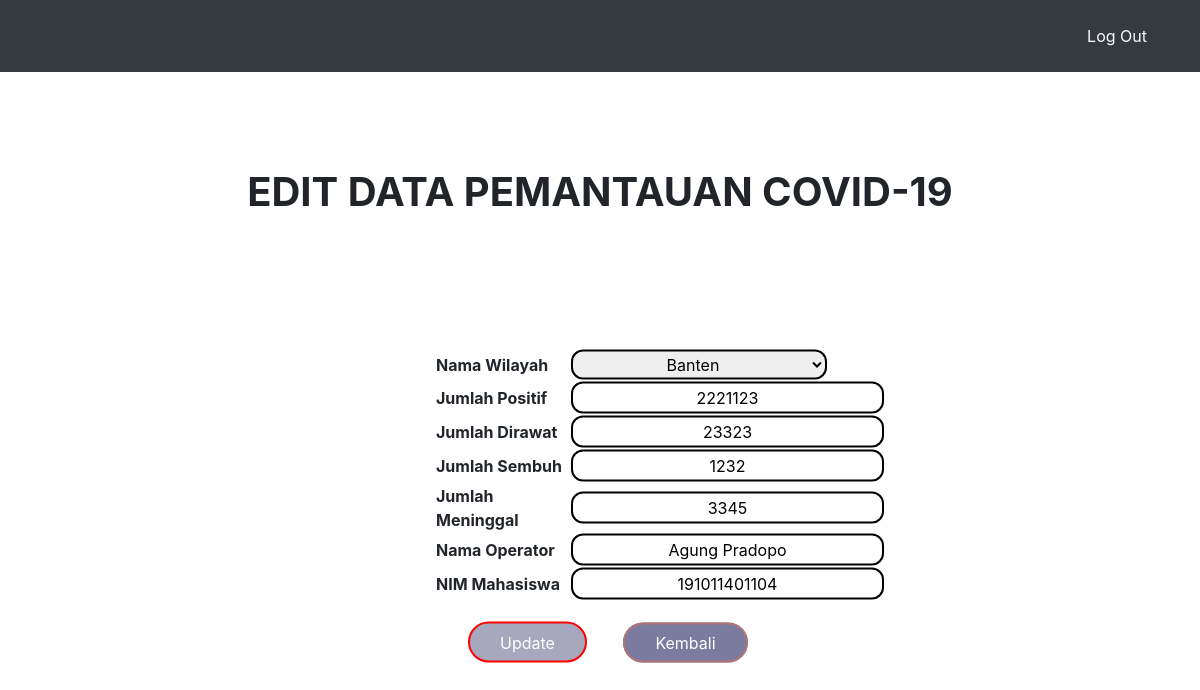
/editform.php?id=5, run on the app's committed database.
### tables this page shows
CREATE TABLE `data` (
  `id` int(11) NOT NULL,
  `nama_wilayah` varchar(200) NOT NULL,
  `jumlah_positif` int(11) NOT NULL,
  `jumlah_dirawat` int(11) NOT NULL,
  `jumlah_sembuh` int(11) NOT NULL,
  `jumlah_meninggal` int(11) NOT NULL,
  `nama_operator` varchar(200) NOT NULL,
  `nim_mahasiswa` bigint(20) NOT NULL
);

### editform.php (the view, shortened to what this page needs)
<?php
$id = $_GET['id'];
include('koneksi.php');
$query = "SELECT * FROM data WHERE id='$id'";
$result = mysqli_query($con, $query);
?>
<!DOCTYPE html>
<html lang="en">
<head>
<link rel="stylesheet" href="https://stackpath.bootstrapcdn.com/bootstrap/4.1.3/css/bootstrap.min.css">
 <link rel="stylesheet" href="style.css">
</head>
<body>
<nav class='navbar navbar-expand-lg navbar-dark bg-dark text-light '>
    <div class="container">
        <ul class="navbar-nav ml-auto pt-2 pb-2">
            <li class="nav-item ml-4">
                <a href="logout.php" class="nav-link text-light"> Log Out </a>
            </li>
        </ul>
    </div>
</nav>
<div class="" style="height:90vh">
  <div class="container">
    <h1 align="center"><b><br><br>EDIT DATA PEMANTAUAN COVID-19</b></h1>
        <div class="content">
        <form method="get" action="edit.php">
        	<?php
			 while ($row = mysqli_fetch_assoc($result)) {
                $wilayah = $row['nama_wilayah'];
 			?>
        <table><br><br><br>
            <tr><td><b> Nama Wilayah </b></td><td>
                <select name="nama_wilayah" value="<?php echo $row['nama_wilayah']; ?>">
                    <option value="Banten" <?php if ($wilayah == "Banten") { echo "selected";} ?>>Banten</option>
                </select>
            </td></tr>
            <tr><td><b> Jumlah Positif </b></td><td><input type="text" size="24" name="jumlah_positif" value="<?php echo $row['jumlah_positif']; ?>"></td></tr>
            <tr><td><b> Jumlah Dirawat </b></td><td><input type="text" size="24" name="jumlah_dirawat" value="<?php echo $row['jumlah_dirawat']; ?>"></td></tr>
            <tr><td><b> Jumlah Sembuh  </b></td><td><input type="text" size="24" name="jumlah_sembuh" value="<?php echo $row['jumlah_sembuh']; ?>"></td></tr>
            <tr><td><b> Jumlah Meninggal </b></td><td><input type="text" size="24" name="jumlah_meninggal" value="<?php echo $row['jumlah_meninggal']; ?>"></td></tr>
            <tr><td><b> Nama Operator </b></td><td><input type="text" size="24" name="nama_operator" value="<?php echo $row['nama_operator']; ?>"></td></tr>
            <tr><td><b> NIM Mahasiswa </b></td><td><input type="text" size="24" name="nim_mahasiswa" value="<?php echo $row['nim_mahasiswa']; ?>"></td></tr>
            <tr><td colspan="5"><button type="submit" name="" value="edit" style="margin-left:2pc;">Update</button>
            <a href="index.php" style="margin-left:2pc;">Kembali</a></td></tr>
        </table>
    </div>
    <?php
	}
	?>
  </div>
</div>
</body>
</html>

### style.css (style rules this page uses)
.content { position: absolute; left: 55%; top: 60%; transform: translate(-50%,-50%); padding: 20px 25px; width: 500px; }
.content input { text-align: center; border: 2px solid black; padding: 2px 10px; color: black; border-radius: 12px; transition: 0.25s; cursor: pointer; }
.content select { text-align: center; border: 2px solid black; padding: 2px 10px; color: black; border-radius: 12px; transition: 0.25s; cursor: pointer; }
.content button { border: 0; background: rgb(167, 167, 189); margin: 20px auto; text-align: center; border: 2px solid red; padding: 6.5px 30px; outline: none; color: white; border-radius: 24px; transition: 0.25s; cursor: pointer; }
.content a { border: 0; background: rgb(123, 123, 160); margin: 20px auto; text-align: center; border: 2px solid rgb(175, 117, 117); padding: 8px 30px; outline: none; color: white; border-radius: 24px; transition: 0.25s; cursor: pointer; }

### editform.php (style rules this page uses)
body { background-image: url(./1.jpg); background-size: cover; background-repeat: no-repeat; background-position: center; background-attachment: fixed; height: 100%; }

### data on the page
data: nama_wilayah "Banten", jumlah_positif "2221123", jumlah_dirawat "23323", jumlah_sembuh "1232", jumlah_meninggal "3345", nama_operator "Agung Pradopo", nim_mahasiswa "191011401104"
